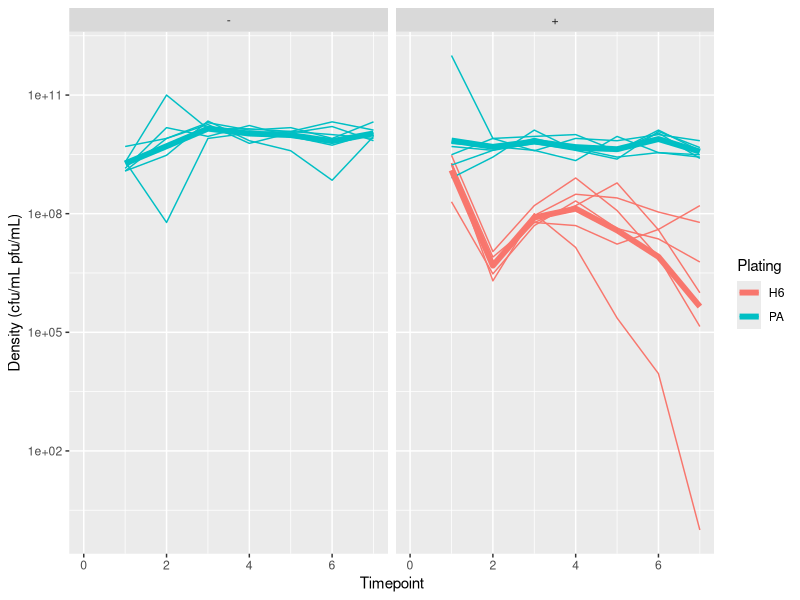
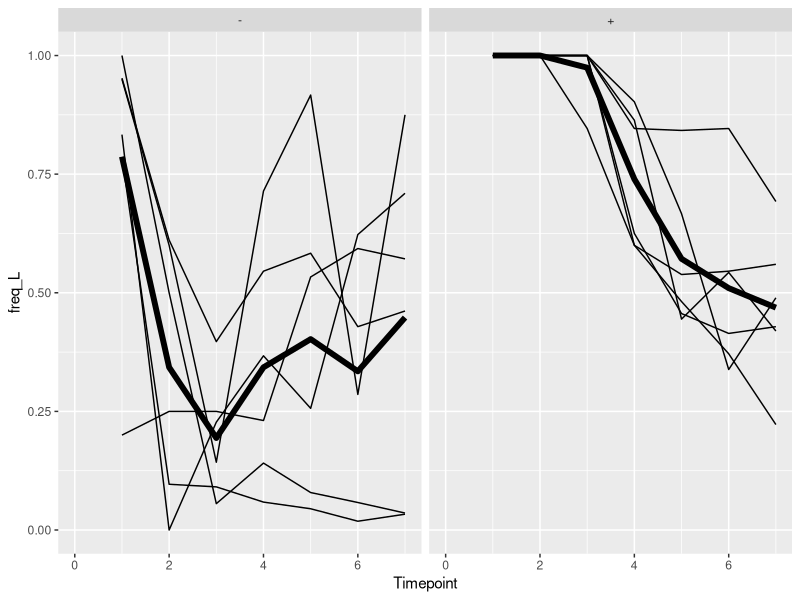
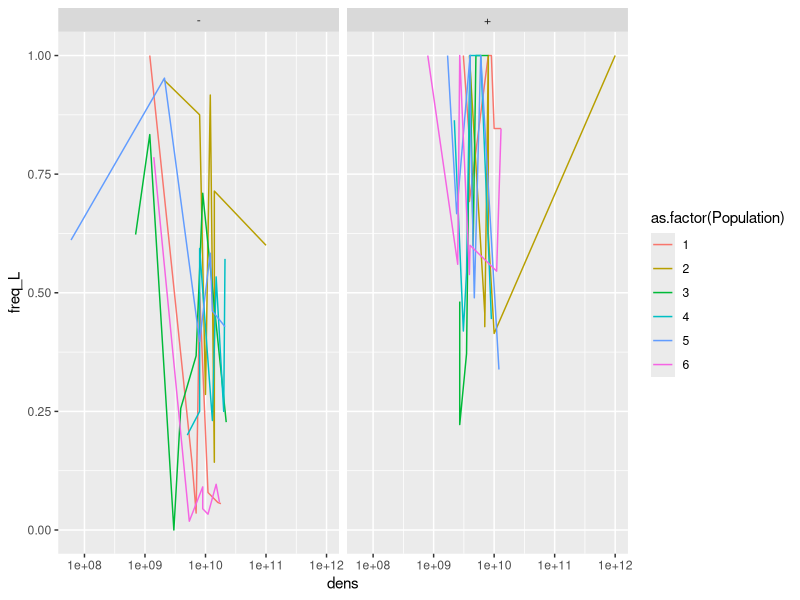

The R source for these figures, in order:
library(ggplot2)
library(tidyr)
library(dplyr)

evol_dens <- read.csv("2021-07-28_PA14H6_Coevol.csv", stringsAsFactors = F)
colnames(evol_dens)[5:13] <- paste("-", 0:8, sep = "")

#Pivot longer
evol_dens_lng <- as.data.frame(
  tidyr::pivot_longer(evol_dens, cols = starts_with("-"),
                      names_to = "Dilution", values_to = "count"))
evol_dens_lng <- evol_dens_lng[evol_dens_lng$count != "", ]

#For pop +2 at timepoint 1 bc density was too high to measure estimate it
# as 100 cfu at -8
evol_dens_lng$count[evol_dens_lng$Plating == "PA" & evol_dens_lng$Treat == "+" &
              evol_dens_lng$Population == 2 & evol_dens_lng$Timepoint == 1 &
                evol_dens_lng$Dilution == "-8"] <- 100

#Calculate densities & frequencies
evol_dens_lng <- group_by(evol_dens_lng, Timepoint, Plating, Treat, Population)
evol_dens_sum <- summarize(
  evol_dens_lng,
  dens_dil = max(as.numeric(Dilution[!(count %in% c("clumped", "lacy", "mbc", "too")) &
                            !grepl("~", count)])),
  freq_dil = max(as.numeric(Dilution[!(count %in% c("clumped", "lacy", "mbc", "too"))])),
  dens_val = count[as.numeric(Dilution) == dens_dil],
  freq_val = count[as.numeric(Dilution) == freq_dil],
  dens = NA, freq_L = NA)
for (i in 1:nrow(evol_dens_sum)) {
  #First calculate density
  if (!grepl("[,LS]", evol_dens_sum$dens_val[i])) {
    #If there's not a comma, L, or S, just calculate density (frequency of L is 1)
    evol_dens_sum$dens[i] <- 
      100*as.numeric(evol_dens_sum$dens_val[i])/10**evol_dens_sum$dens_dil[i]
  } else {
    #If there's a comma, split, sum, calculate density
    temp_d <- strsplit(evol_dens_sum$dens_val[i], split = ",")[[1]]
    temp_d <- gsub("[SL]", "", temp_d)
    evol_dens_sum$dens[i] <-
      100*sum(as.numeric(temp_d))/10**evol_dens_sum$dens_dil[i]
  }
  #Now calculate frequency
  if (!grepl("[,LS]", evol_dens_sum$freq_val[i])) {
    #If there's not a comma, L, or S, frequency of L is 1
    evol_dens_sum$freq_L[i] <- 1
  } else {
    #If there's a comma, L, or S, split, calculate frequency
    temp_f <- strsplit(evol_dens_sum$freq_val[i], split = ",")[[1]]
    temp_f <- gsub("~", "", temp_f)
    types <- substr(temp_f, nchar(temp_f), nchar(temp_f))
    temp_f <- substr(temp_f, 1, nchar(temp_f)-1)
    if (length(types) == 1) {
      if (types[1] == "L") {evol_dens_sum$freq_L[i] <- 1
      } else if (types[1] == "S") {evol_dens_sum$freq_L[i] <- 0
      }
    } else {
      evol_dens_sum$freq_L[i] <- 
        as.numeric(temp_f[which(types == "L")])/sum(as.numeric(temp_f))
    }
  }
}

evol_dens_sum_sum <- 
  summarize(group_by(evol_dens_sum, Timepoint, Plating, Treat),
            dens = 10**mean(log10(dens+1)), freq_L = mean(freq_L))
                               

ggplot(data = evol_dens_sum,
       aes(x = Timepoint, y = dens+1, color = Plating)) +
  #geom_point() + 
  geom_line(aes(group = paste(Population, Plating))) +
  geom_line(data = evol_dens_sum_sum, lwd = 2) +
  facet_grid(. ~ Treat) +
  scale_y_continuous(trans = "log10") +
  xlim(0, NA) +
  labs(y = "Density (cfu/mL pfu/mL)")

ggplot(data = evol_dens_sum[evol_dens_sum$Plating == "PA", ],
       aes(x = Timepoint, y = freq_L)) +
  geom_line(aes(group = paste(Population, Plating))) +
  geom_line(data = evol_dens_sum_sum[evol_dens_sum_sum$Plating == "PA", ], lwd = 2) +
  facet_grid(. ~ Treat) +
  xlim(0, NA)

ggplot(data = evol_dens_sum[evol_dens_sum$Plating == "PA", ],
       aes(x = dens, y = freq_L)) +
  geom_line(aes(group = Population, color = as.factor(Population))) +
  scale_x_continuous(trans = "log10") +
  facet_grid(. ~ Treat)
